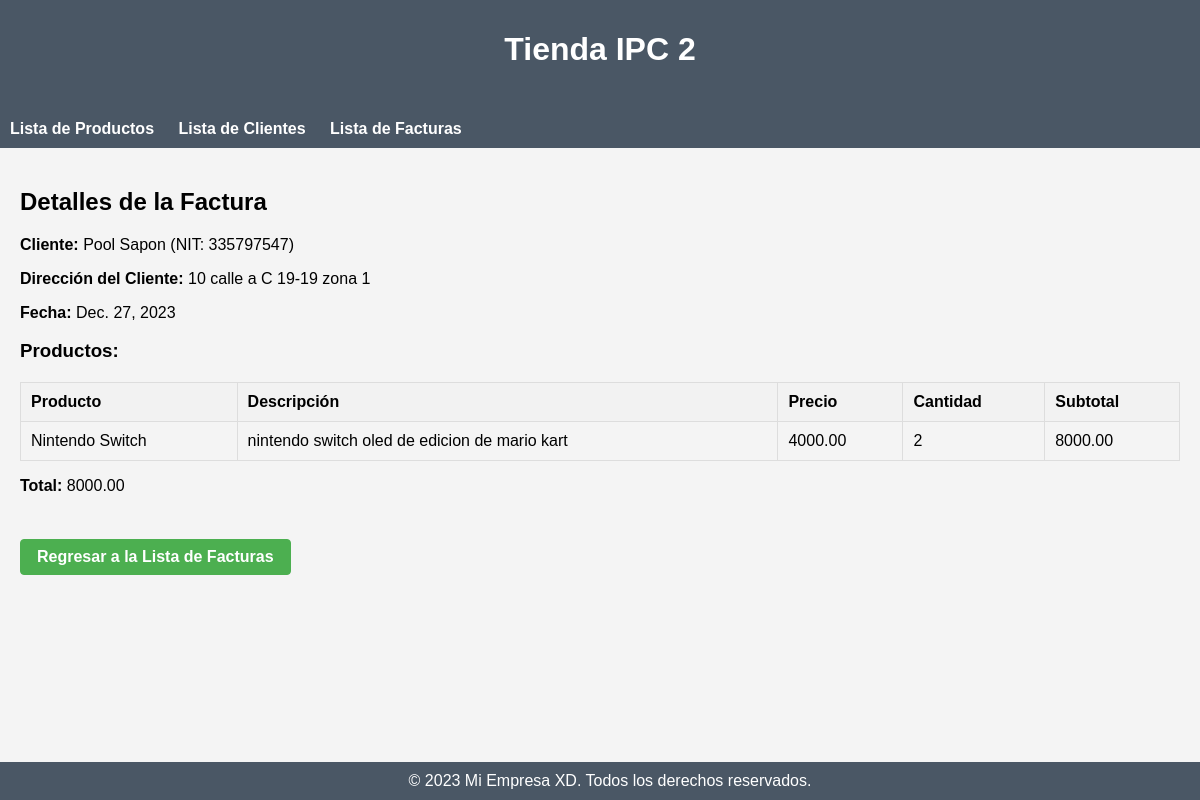
The page /facturas/8/ on the database its author committed.
### miapp/models.py (models this page shows, shortened)
class Factura(models.Model):
    cliente = models.ForeignKey(Cliente, on_delete=models.CASCADE)
    fecha = models.DateField(auto_now_add=True)

class Cliente(models.Model):
    nit = models.CharField(max_length=15)
    nombre = models.CharField(max_length=100)
    direccion = models.TextField()

class DetalleFactura(models.Model):
    factura = models.ForeignKey(Factura, on_delete=models.CASCADE)
    producto = models.ForeignKey(Producto, on_delete=models.CASCADE)
    cantidad = models.PositiveIntegerField()
    subtotal = models.DecimalField(max_digits=10, decimal_places=2)

class Producto(models.Model):
    nombre = models.CharField(max_length=255)
    descripcion = models.TextField()
    precio = models.DecimalField(max_digits=10, decimal_places=2)
    stock = models.IntegerField()

### miapp/views.py (the view)
# urls.py: path('facturas/<int:pk>/', detalle_factura, name='detalle_factura'),
def detalle_factura(request, pk):
    factura = get_object_or_404(Factura, pk=pk)
    detalles = DetalleFactura.objects.filter(factura=factura)
    total_factura = sum(detalle.subtotal for detalle in detalles)
    return render(request, 'factura/detalle_factura.html', {'factura': factura, 'detalles': detalles, 'total_factura': total_factura})

### miapp/templates/factura/detalle_factura.html
{% extends 'base.html' %}
{% block content %}
    <h2>Detalles de la Factura</h2>
    <p><strong>Cliente:</strong> {{ factura.cliente.nombre }} (NIT: {{ factura.cliente.nit }})</p>
    <p><strong>Dirección del Cliente:</strong> {{ factura.cliente.direccion }}</p>
    <p><strong>Fecha:</strong> {{ factura.fecha }}</p>
    <h3>Productos:</h3>
    <table border="1">
        <thead>
            <tr>
                <th>Producto</th>
                <th>Descripción</th>
                <th>Precio</th>
                <th>Cantidad</th>
                <th>Subtotal</th>
            </tr>
        </thead>
        <tbody>
            {% for detalle in detalles %}
                <tr>
                    <td>{{ detalle.producto.nombre }}</td>
                    <td>{{ detalle.producto.descripcion }}</td>
                    <td>{{ detalle.producto.precio }}</td>
                    <td>{{ detalle.cantidad }}</td>
                    <td>{{ detalle.subtotal }}</td>
                </tr>
            {% endfor %}
        </tbody>
    </table>
    <p><strong>Total:</strong> {{ total_factura }}</p>
    <br>
    <a href="{% url 'lista_facturas' %}" class="factura-link btn">Regresar a la Lista de Facturas</a>
{% endblock %}

### miapp/static/esti_ap.css (style rules this page uses)
body { font-family: 'Arial', sans-serif; }
a { display: inline-block; margin-top: 10px; text-decoration: none; color: #4CAF50; }

### miapp/static/factu_boto.css (style rules this page uses)
.btn { display: inline-block; padding: 8px 16px; text-align: center; text-decoration: none; background-color: #4CAF50; color: white; border: 1px solid #4CAF50; border-radius: 4px; cursor: pointer; transition: background-color 0.3s ease; }
.factura-link { margin-right: 20px; color: #45a049; }

### miapp/static/esti_tab.css (style rules this page uses)
table { width: 100%; border-collapse: collapse; margin-top: 20px; }
th, td { padding: 10px; border: 1px solid #ddd; text-align: left; }
th { background-color: #f2f2f2; }

### miapp/templates/base.html (style rules this page uses)
body { font-family: 'Arial', sans-serif; margin: 0; padding: 0; background-color: #f4f4f4; }
.factura-link { color: white; font-weight: bold; text-decoration: none; margin-right: 20px; }

### rows shown on the page
Factura: cliente.nombre "Pool Sapon", cliente.nit "335797547", cliente.direccion "10 calle a C 19-19 zona 1", fecha "Dec. 27, 2023"
DetalleFactura: producto.nombre "Nintendo Switch", producto.descripcion "nintendo switch oled de edicion de mario kart", producto.precio "4000.00", cantidad "2", subtotal "8000.00"

### other values the page prints
{{ total_factura }} "8000.00"
